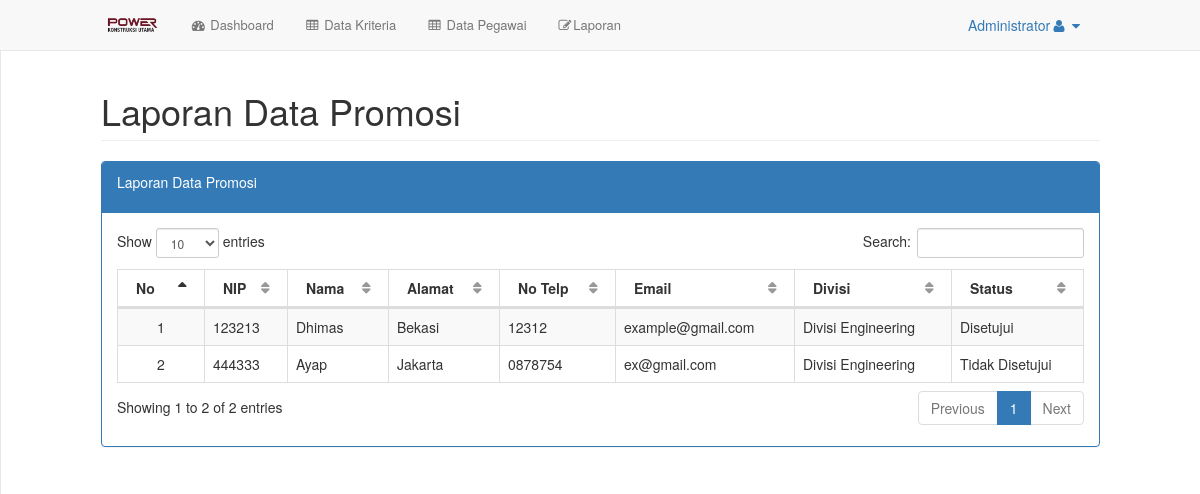
Before: /index.php?url=laporan (signed in) with the older database file.
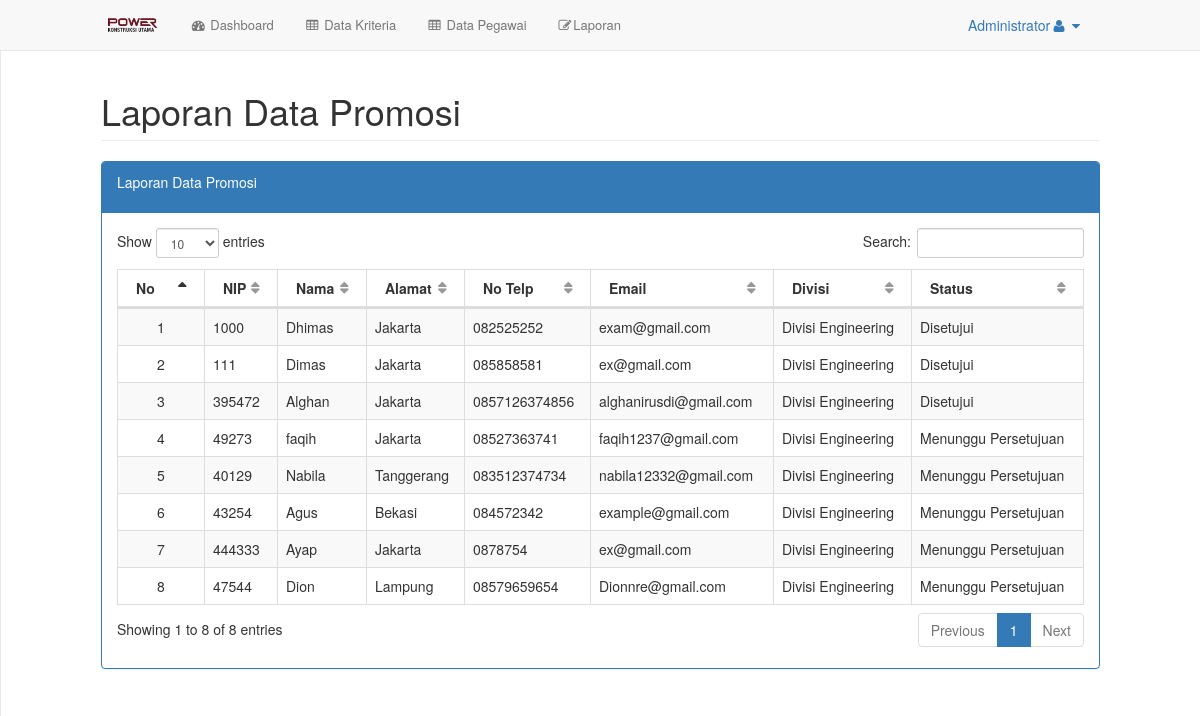
After: the same page with the newer database file.
### tables this page shows
CREATE TABLE `hasil_seleksi` (
  `id` int(11) NOT NULL,
  `calon_id` int(11) NOT NULL,
  `status` varchar(30) NOT NULL,
  `persetujuan` varchar(30) NOT NULL
);

CREATE TABLE `calon` (
  `id` int(11) NOT NULL,
  `nip` varchar(18) NOT NULL,
  `nama` varchar(50) NOT NULL,
  `jenis_kelamin` varchar(15) NOT NULL,
  `alamat` varchar(255) NOT NULL,
  `no_telp` varchar(15) NOT NULL,
  `email` varchar(50) NOT NULL,
  `divisi` varchar(20) NOT NULL,
  `awal_masuk` varchar(10) NOT NULL,
  `lama_kerja` int(11) NOT NULL,
  `submit_by` int(11) DEFAULT 1
);

### config/routes.php (called while the page is built, shortened)
<?php
$include = [];
if (isset($_GET['url'])) {
	switch ($_GET['url']) {
		case 'laporan':
			$include[] = 'halaman/laporan/index.php';
			break;
	}
} else {
	$include[] = 'halaman/dashboard.php';
}

### config/laporan/load_data.php (called while the page is built, shortened)
<?php
include 'config/koneksi.php';
$hasil = mysqli_query($koneksi, "SELECT * FROM hasil_seleksi
join calon on (calon.id = hasil_seleksi.calon_id)
where status like '%Dapat di Promosikan%' and persetujuan not like '-'");
while ($data = mysqli_fetch_assoc($hasil)) {
	$datas[] = $data;
}

### halaman/laporan/index.php (the view, shortened to what this page needs)
<div id="page-wrapper">
    <div class="row">
        <div class="col-lg-12">
            <h1 class="page-header">Laporan Data Promosi</h1>
        </div>
    </div>
    <div class="row">
        <div class="col-lg-12">
            <div class="panel panel-primary">
                <div class="panel-heading" style="padding-bottom: 20px">
                    <div>
                        Laporan Data Promosi
                    </div>
                </div>
                <div class="panel-body">
                    <div class="dataTable_wrapper">
                        <table width="100%" class="table table-striped table-bordered table-hover" id="dataTables-example">
                            <thead>
                                <tr>
                                    <th width="50">No</th>
                                    <th>NIP</th>
                                    <th>Nama</th>
                                    <th>Alamat</th>
                                    <th>No Telp</th>
                                    <th>Email</th>
                                    <th>Divisi</th>
                                    <th>Status</th>
                                </tr>
                            </thead>
                            <tbody>
                                <?php $x = 1; ?>
                                <?php if (isset($datas)) : ?>
                                    <?php foreach ($datas as $data) : ?>
                                        <tr>
                                            <td align="center"><?php echo $x++; ?></td>
                                            <td><?php echo $data['nip']; ?></td>
                                            <td><?php echo $data['nama']; ?></td>
                                            <td><?php echo $data['alamat']; ?></td>
                                            <td><?php echo $data['no_telp']; ?></td>
                                            <td><?php echo $data['email']; ?></td>
                                            <td><?php echo $data['divisi']; ?></td>
                                            <td><?php echo $data['persetujuan']; ?></td>
                                        </tr>
                                    <?php endforeach; ?>
                                <?php endif; ?>
                            </tbody>
                        </table>
                    </div>
                </div>
            </div>
        </div>
    </div>
</div>

### index.php (shortened to what this page needs)
<?php
include 'config/routes.php';
 include 'halaman/header.php';
foreach ($req as $key => $value) {
	require_once $value;
}
foreach ($include as $key => $value) {
	require_once $value;
}
include 'halaman/footer.php';
?>

Changed rows visible on the page:
removed hasil_seleksi: calon.nip "123213", calon.nama "Dhimas", calon.alamat "Bekasi", calon.no_telp "12312", calon.email "example@gmail.com", calon.divisi "Divisi Engineering", persetujuan "Disetujui"
removed hasil_seleksi: calon.nip "444333", calon.nama "Ayap", calon.alamat "Jakarta", calon.no_telp "0878754", calon.email "ex@gmail.com", calon.divisi "Divisi Engineering", persetujuan "Tidak Disetujui"
added hasil_seleksi: calon.nip "1000", calon.nama "Dhimas", calon.alamat "Jakarta", calon.no_telp "082525252", calon.email "exam@gmail.com", calon.divisi "Divisi Engineering", persetujuan "Disetujui"
added hasil_seleksi: calon.nip "111", calon.nama "Dimas", calon.alamat "Jakarta", calon.no_telp "085858581", calon.email "ex@gmail.com", calon.divisi "Divisi Engineering", persetujuan "Disetujui"
added hasil_seleksi: calon.nip "395472", calon.nama "Alghan", calon.alamat "Jakarta", calon.no_telp "0857126374856", calon.email "alghanirusdi@gmail.com", calon.divisi "Divisi Engineering", persetujuan "Disetujui"
added hasil_seleksi: calon.nip "49273", calon.nama "faqih", calon.alamat "Jakarta", calon.no_telp "08527363741", calon.email "faqih1237@gmail.com", calon.divisi "Divisi Engineering", persetujuan "Menunggu Persetujuan"
added hasil_seleksi: calon.nip "40129", calon.nama "Nabila", calon.alamat "Tanggerang", calon.no_telp "083512374734", calon.email "nabila12332@gmail.com", calon.divisi "Divisi Engineering", persetujuan "Menunggu Persetujuan"
added hasil_seleksi: calon.nip "43254", calon.nama "Agus", calon.alamat "Bekasi", calon.no_telp "084572342", calon.email "example@gmail.com", calon.divisi "Divisi Engineering", persetujuan "Menunggu Persetujuan"
added hasil_seleksi: calon.nip "444333", calon.nama "Ayap", calon.alamat "Jakarta", calon.no_telp "0878754", calon.email "ex@gmail.com", calon.divisi "Divisi Engineering", persetujuan "Menunggu Persetujuan"
added hasil_seleksi: calon.nip "47544", calon.nama "Dion", calon.alamat "Lampung", calon.no_telp "08579659654", calon.email "Dionnre@gmail.com", calon.divisi "Divisi Engineering", persetujuan "Menunggu Persetujuan"
Other visible differences:
text written by a page script: "Show entries Search: Showing 1 to 2 of 2 entries Previous 1 Next" → "Show entries Search: Showing 1 to 8 of 8 entries Previous 1 Next"
